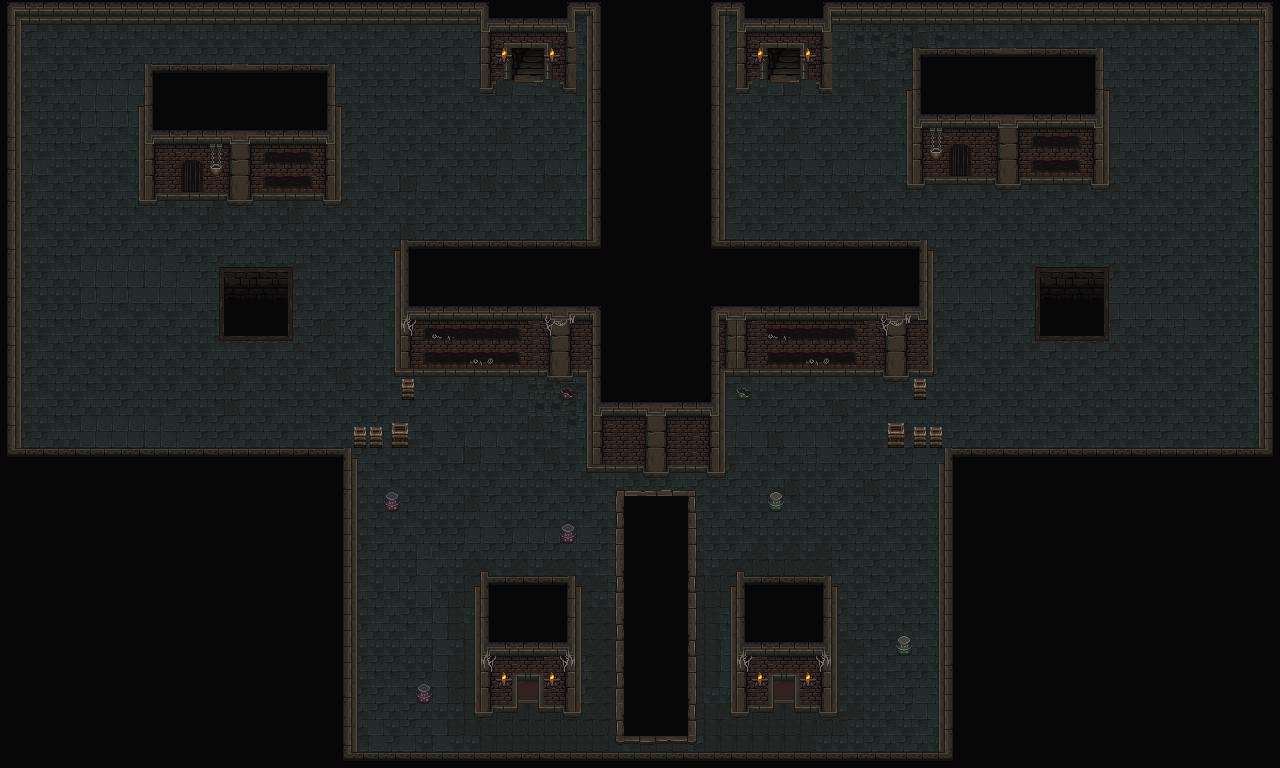

Rendered tile map (Tiled .tmx) drawn with the repository's tilesets; below, a short description and the map source with its tile grids summarised:
An orthogonal 80x48 tile map with 16x16 px tiles, 4 tile layers (tiled background, shadow background, structures, ornaments), 3 tilesets and 30 objects (3x jar, box, end zone, box group, jar broken, ...).

<map version="1.10" tiledversion="git" orientation="orthogonal" renderorder="right-down" width="80" height="48" tilewidth="16" tileheight="16" infinite="0" nextlayerid="18" nextobjectid="50">
 <editorsettings>
  <export target="catacombs.json" format="json" />
 </editorsettings>
 <tileset firstgid="1" name="mainlevbuild" tilewidth="16" tileheight="16" tilecount="2560" columns="64">
  <image source="mainlevbuild.png" width="1024" height="640" />
 </tileset>
 <tileset firstgid="2561" name="decorative" tilewidth="16" tileheight="16" tilecount="256" columns="16">
  <image source="decorative.png" width="256" height="256" />
 </tileset>
 <tileset firstgid="2817" name="torch_1" tilewidth="16" tileheight="16" tilecount="1" columns="1">
  <image source="torch_1.png" width="16" height="16" />
 </tileset>
 <layer id="1" name="tiled background" width="80" height="48" locked="1">
  <data>[3840 cells, 3840 non-empty, 27 distinct tile ids]</data>
 </layer>
 <layer id="8" name="shadow background" width="80" height="48" locked="1">
  <data>[3840 cells, 1485 non-empty, 39 distinct tile ids]</data>
 </layer>
 <layer id="6" name="structures" width="80" height="48" locked="1">
  <data>[3840 cells, 1156 non-empty, 205 distinct tile ids]</data>
 </layer>
 <layer id="9" name="ornaments" width="80" height="48" locked="1">
  <data>[3840 cells, 44 non-empty, 15 distinct tile ids]</data>
 </layer>
 <objectgroup id="15" name="collision_layer_player_a" visible="0" locked="1">
  <object id="5" x="12.6667" y="22.6667" width="6" height="426.667" />
  <object id="6" x="19.3333" y="451.333" width="330" height="5.33333" />
  <object id="7" x="344.667" y="461.333" width="10.6667" height="291.333" />
  <object id="8" x="355.333" y="755.333" width="585.333" height="5.33333" />
  <object id="9" x="597.333" y="463.333" width="125.333" height="9.33333" />
  <object id="10" x="587.333" y="378" width="6" height="91.3333" />
  <object id="11" x="406.333" y="365.833" width="181.333" height="7.33333" />
  <object id="12" x="616" y="488" width="8.66667" height="251.333" />
  <object id="13" x="16" y="15.3333" width="462.667" height="7.33333" />
  <object id="14" x="479.333" y="16" width="102.667" height="58.6667" />
  <object id="15" x="586.667" y="15.3333" width="8" height="226" />
  <object id="16" x="396.667" y="242" width="6" height="133.667" />
  <object id="18" x="405.333" y="240" width="194.667" height="6.66667" />
  <object id="19" x="475.334" y="573.333" width="106" height="104.667" />
  <object id="20" x="226" y="272" width="60.6667" height="63.3333" />
  <object id="21" x="143" y="104.667" width="194.667" height="88" />
  <object id="22" x="145" y="67.3333" width="190.667" height="34" />
  <object id="23" x="475.334" y="680" width="39.3333" height="30.6667" />
  <object id="24" x="542.667" y="680" width="38.6667" height="28.6667" />
  <object id="39" name="box" x="401.333" y="379" width="13" height="15.3333" />
  <object id="42" name="end zone" x="510.667" y="48" width="33.3333" height="32">
   <properties>
    <property name="is_end_zone" value="true" />
   </properties>
  </object>
  <object id="44" name="box group" x="352.667" y="429" width="54.6667" height="14" />
  <object id="45" name="jar broken" x="560" y="388" width="17.3333" height="8" />
  <object id="46" name="jar" x="382.667" y="497.333" width="19.3333" height="8.66667" />
  <object id="47" name="jar" x="562" y="530.667" width="12" height="6.66667" />
  <object id="48" name="jar" x="418" y="685.333" width="12.6667" height="11.3333" />
 </objectgroup>
 <objectgroup id="16" name="guard_lighting_layer_a" visible="0" locked="1">
  <object id="37" name="cell" x="475.667" y="572.667" width="107" height="143" />
  <object id="40" name="chamber" x="138.667" y="64.6667">
   <polygon points="0,0 202.667,-2 204,138 -0.666667,139.333" />
  </object>
  <object id="49" name="wall" x="23.3333" y="24">
   <polygon points="0,0 -0.666667,422.667 328,422 328.667,400 385.333,399.333 386,423.333 332,422.667 333.333,727.333 592.667,730.667 591.333,447.333 563.333,447.333 564,377.333 536,377.333 536,356.667 394,356.667 394,374.667 377.333,374.667 378,350.667 371.333,350 372,216 562,216.667 562.667,-7.33333 552.667,-7.33333 552,66 456,68.6667 456,-0.666667" />
  </object>
 </objectgroup>
 <objectgroup id="12" name="guard_pathing_layer_a" locked="1">
  <object id="4" x="327.934" y="195.459">
   <properties>
    <property name="point_idx" value="2" />
    <property name="wait_period" value="3000" />
   </properties>
   <polyline points="1.98877,14.1481 0.964586,145.938 -246.934,149.541 -245.969,-167.558 107.069,-168.459 107.099,11.2658" />
  </object>
 </objectgroup>
 <objectgroup id="14" name="collision_layer_player_b" visible="0" locked="1" />
 <objectgroup id="13" name="guard_pathing_layer_b" visible="0" locked="1" />
</map>
